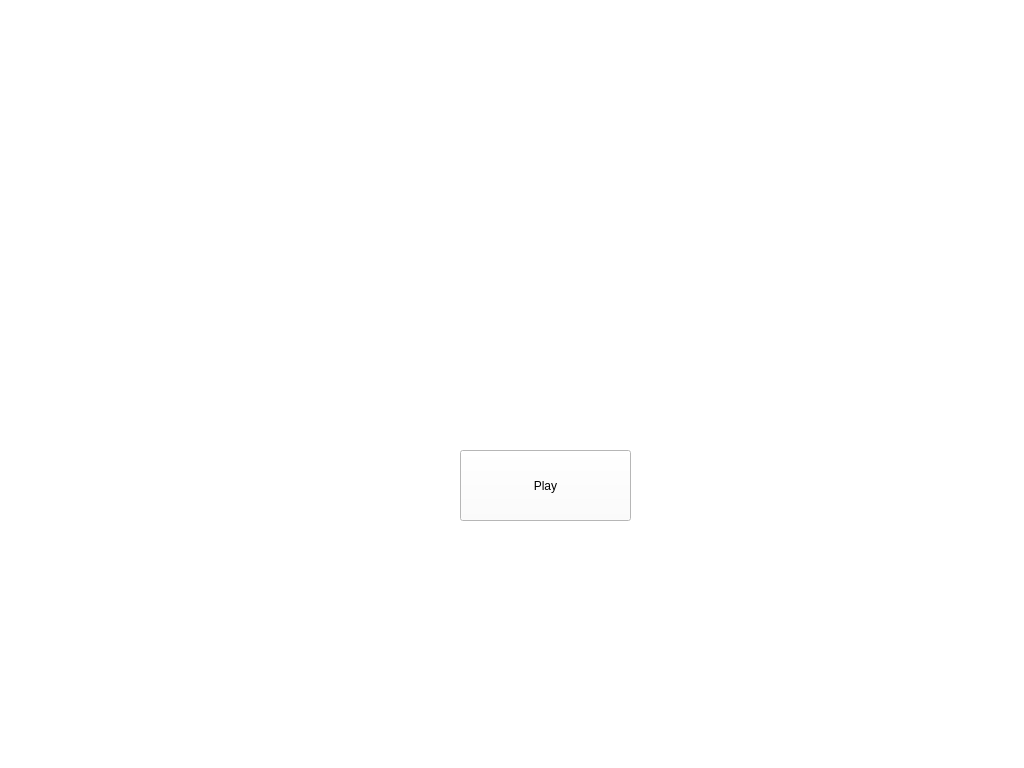
<?xml version="1.0" encoding="UTF-8"?>
<ui version="4.0">
 <class>StartWidget</class>
 <widget class="QWidget" name="StartWidget">
  <property name="geometry">
   <rect>
    <x>0</x>
    <y>0</y>
    <width>1024</width>
    <height>768</height>
   </rect>
  </property>
  <property name="windowTitle">
   <string>StartWidget</string>
  </property>
  <property name="styleSheet">
   <string notr="true">background-color:white</string>
  </property>
  <widget class="QPushButton" name="buttonStart">
   <property name="geometry">
    <rect>
     <x>460</x>
     <y>450</y>
     <width>171</width>
     <height>71</height>
    </rect>
   </property>
   <property name="text">
    <string>Play</string>
   </property>
  </widget>
  <widget class="QLabel" name="labelLogo">
   <property name="geometry">
    <rect>
     <x>360</x>
     <y>250</y>
     <width>381</width>
     <height>171</height>
    </rect>
   </property>
   <property name="text">
    <string/>
   </property>
   <property name="pixmap">
    <pixmap resource="resources.qrc">:/images/logo.png</pixmap>
   </property>
   <property name="scaledContents">
    <bool>true</bool>
   </property>
  </widget>
 </widget>
 <layoutdefault spacing="6" margin="11"/>
 <resources>
  <include location="resources.qrc"/>
 </resources>
 <connections/>
</ui>
